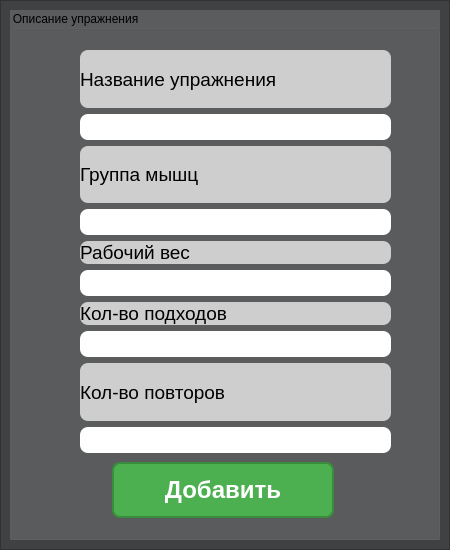
<?xml version="1.0" encoding="UTF-8"?>
<ui version="4.0">
 <class>insert_complex</class>
 <widget class="QDialog" name="insert_complex">
  <property name="geometry">
   <rect>
    <x>0</x>
    <y>0</y>
    <width>450</width>
    <height>550</height>
   </rect>
  </property>
  <property name="windowTitle">
   <string>Dialog</string>
  </property>
  <widget class="QFrame" name="frame">
   <property name="geometry">
    <rect>
     <x>0</x>
     <y>0</y>
     <width>450</width>
     <height>550</height>
    </rect>
   </property>
   <property name="styleSheet">
    <string notr="true">background-color: rgb(64, 65, 66);</string>
   </property>
   <property name="frameShape">
    <enum>QFrame::Shape::StyledPanel</enum>
   </property>
   <property name="frameShadow">
    <enum>QFrame::Shadow::Raised</enum>
   </property>
   <widget class="QGroupBox" name="groupBox">
    <property name="geometry">
     <rect>
      <x>10</x>
      <y>10</y>
      <width>430</width>
      <height>530</height>
     </rect>
    </property>
    <property name="styleSheet">
     <string notr="true">background-color: rgb(91, 92, 93);</string>
    </property>
    <property name="title">
     <string>Описание упражнения</string>
    </property>
    <widget class="QPushButton" name="pushButton_add">
     <property name="geometry">
      <rect>
       <x>100</x>
       <y>450</y>
       <width>226</width>
       <height>60</height>
      </rect>
     </property>
     <property name="font">
      <font>
       <pointsize>-1</pointsize>
       <bold>true</bold>
      </font>
     </property>
     <property name="styleSheet">
      <string notr="true">QPushButton {
    background-color: #4CAF50;          /* Основной зеленый */
    border: 2px solid #388E3C;         /* Темно-зеленая граница */
    border-radius: 8px;                /* Закругление углов */
    color: white;
    font-size: 24px;                   /* Увеличиваем размер &quot;+&quot; */
    font-weight: bold;
    min-width: 40px;
    min-height: 40px;
    padding: 0px;
    margin: 2px;
}

QPushButton:hover {
    background-color: #66BB6A;          /* Светло-зеленый при наведении */
    border-color: #4CAF50;
}

QPushButton:pressed {
    background-color: #2E7D32;         /* Темно-зеленый при нажатии */
    border-color: #1B5E20;
}</string>
     </property>
     <property name="text">
      <string>Добавить</string>
     </property>
    </widget>
    <widget class="QWidget" name="layoutWidget">
     <property name="geometry">
      <rect>
       <x>70</x>
       <y>40</y>
       <width>311</width>
       <height>403</height>
      </rect>
     </property>
     <layout class="QVBoxLayout" name="verticalLayout_5">
      <item>
       <layout class="QVBoxLayout" name="verticalLayout">
        <item>
         <widget class="QLabel" name="label">
          <property name="font">
           <font>
            <pointsize>14</pointsize>
           </font>
          </property>
          <property name="styleSheet">
           <string notr="true">background-color: rgb(206, 206, 206);
border-radius: 8px;</string>
          </property>
          <property name="text">
           <string>Название упражнения</string>
          </property>
         </widget>
        </item>
        <item>
         <widget class="QLineEdit" name="lineEdit_title">
          <property name="font">
           <font>
            <pointsize>15</pointsize>
           </font>
          </property>
          <property name="styleSheet">
           <string notr="true">background-color: rgb(255, 255, 255);
border-radius: 8px;</string>
          </property>
         </widget>
        </item>
       </layout>
      </item>
      <item>
       <layout class="QVBoxLayout" name="verticalLayout_2">
        <item>
         <widget class="QLabel" name="label_2">
          <property name="font">
           <font>
            <pointsize>14</pointsize>
           </font>
          </property>
          <property name="styleSheet">
           <string notr="true">background-color: rgb(206, 206, 206);
border-radius: 8px;</string>
          </property>
          <property name="text">
           <string>Группа мышц</string>
          </property>
         </widget>
        </item>
        <item>
         <widget class="QLineEdit" name="lineEdit_group_muscle">
          <property name="font">
           <font>
            <pointsize>15</pointsize>
           </font>
          </property>
          <property name="styleSheet">
           <string notr="true">background-color: rgb(255, 255, 255);
border-radius: 8px;</string>
          </property>
         </widget>
        </item>
       </layout>
      </item>
      <item>
       <layout class="QVBoxLayout" name="verticalLayout_3">
        <item>
         <widget class="QLabel" name="label_5">
          <property name="font">
           <font>
            <pointsize>14</pointsize>
           </font>
          </property>
          <property name="styleSheet">
           <string notr="true">background-color: rgb(206, 206, 206);
border-radius: 8px;</string>
          </property>
          <property name="text">
           <string>Рабочий вес</string>
          </property>
         </widget>
        </item>
        <item>
         <widget class="QLineEdit" name="lineEdit_work_weight">
          <property name="font">
           <font>
            <pointsize>15</pointsize>
           </font>
          </property>
          <property name="styleSheet">
           <string notr="true">background-color: rgb(255, 255, 255);
border-radius: 8px;</string>
          </property>
         </widget>
        </item>
        <item>
         <widget class="QLabel" name="label_3">
          <property name="font">
           <font>
            <pointsize>14</pointsize>
           </font>
          </property>
          <property name="styleSheet">
           <string notr="true">background-color: rgb(206, 206, 206);
border-radius: 8px;</string>
          </property>
          <property name="text">
           <string>Кол-во подходов</string>
          </property>
         </widget>
        </item>
        <item>
         <widget class="QLineEdit" name="lineEdit_numb_try">
          <property name="font">
           <font>
            <pointsize>15</pointsize>
           </font>
          </property>
          <property name="styleSheet">
           <string notr="true">background-color: rgb(255, 255, 255);
border-radius: 8px;</string>
          </property>
         </widget>
        </item>
       </layout>
      </item>
      <item>
       <layout class="QVBoxLayout" name="verticalLayout_4">
        <item>
         <widget class="QLabel" name="label_4">
          <property name="font">
           <font>
            <pointsize>14</pointsize>
           </font>
          </property>
          <property name="styleSheet">
           <string notr="true">background-color: rgb(206, 206, 206);
border-radius: 8px;</string>
          </property>
          <property name="text">
           <string>Кол-во повторов</string>
          </property>
         </widget>
        </item>
        <item>
         <widget class="QLineEdit" name="lineEdit_numb_repit">
          <property name="font">
           <font>
            <pointsize>15</pointsize>
           </font>
          </property>
          <property name="styleSheet">
           <string notr="true">background-color: rgb(255, 255, 255);
border-radius: 8px;</string>
          </property>
         </widget>
        </item>
       </layout>
      </item>
     </layout>
    </widget>
   </widget>
  </widget>
 </widget>
 <resources/>
 <connections/>
</ui>
